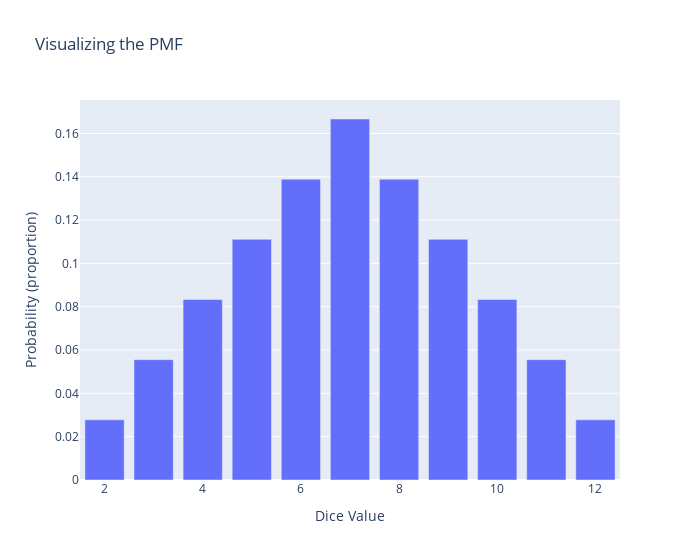

Notebook cell for this chart:
### Code cell
# Create a bar chart of the value counts
fig = graph_objects.Figure(
    graph_objects.Bar(
        x=numpy.arange(2,13),
        y=numpy.array([1,2,3,4,5,6,5,4,3,2,1]) / 36
    )
)

# Update the layout to improve readability
fig.update_layout(
    title='Visualizing the PMF',
    xaxis_title='Dice Value',
    yaxis_title='Probability (proportion)',
    width=700
)

### Figure 1 — Plotly figure (JSON) as saved in the notebook; plotly's stock layout.template omitted (floating-point values rounded to 4 significant figures)
{"data": [{"type": "bar", "x": [2, 3, 4, 5, 6, 7, 8, 9, 10, 11, 12], "y": [0.02778, 0.05556, 0.08333, 0.1111, 0.1389, 0.1667, 0.1389, 0.1111, 0.08333, 0.05556, 0.02778]}], "layout": {"title": {"text": "Visualizing the PMF"}, "width": 700, "xaxis": {"title": {"text": "Dice Value"}}, "yaxis": {"title": {"text": "Probability (proportion)"}}}}
